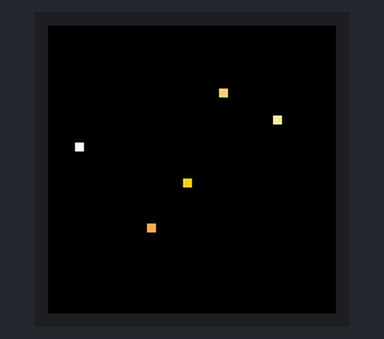
The sketch below on a simulated Arduino Uno, built with avr-gcc and run on an emulated ATmega328P. Parts: 32×32 colour display. Random numbers use the default seed unless the sketch sets one.

Above: at 1.83 s.
At 6.25 s:
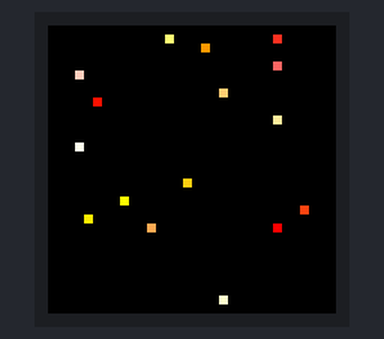
At 11.08 s:
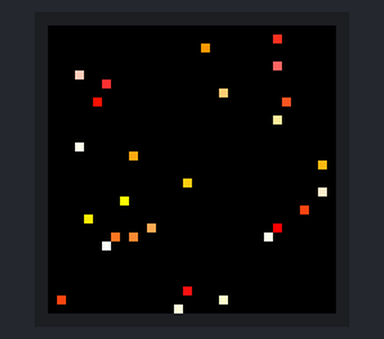
At 20.75 s:
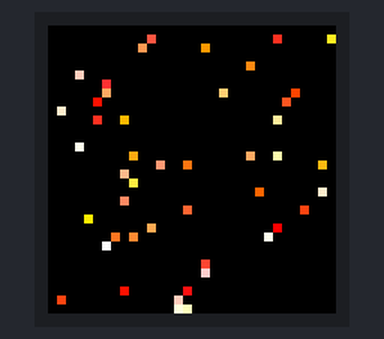
At 30.01 s:
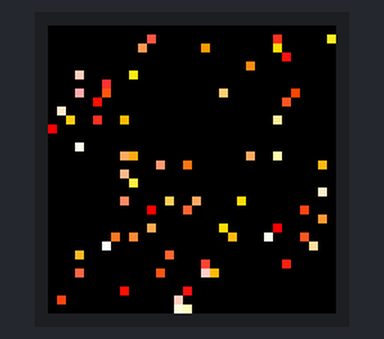
At 39.67 s:
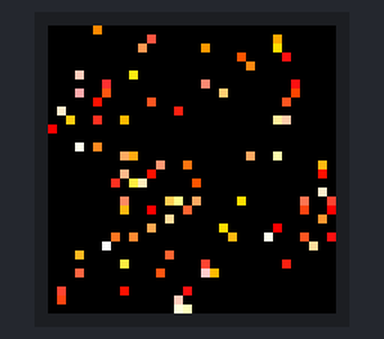

The sketch:

Straithe_StarField.ino
```cpp
// (licence header left out)
#include <Adafruit_GFX.h>   // Core graphics library
#include <RGBmatrixPanel.h> // Hardware-specific library
#include <stdlib.h>

// pinout for 32x32 matrix
#define CLK 11
#define OE  9
#define LAT 10
#define A   A0
#define B   A1
#define C   A2
#define D   A3

RGBmatrixPanel matrix(A, B, C, D, CLK, LAT, OE, false);

void setup()
{
  matrix.begin();
}


void colorPixels()
{
  int hue;
  int saturation;
  int x;
  int y;
  uint16_t color;

  hue = rand() % 255;
  saturation = rand() % 255;
  x = rand() % 32;
  y = rand() % 32;
  color = matrix.ColorHSV(hue, saturation, 255, true);
  matrix.drawPixel(x, y, color);
  delay(200);
}

void blankPixels()
{
  int x;
  int y;
  uint16_t color;

  x = rand() % 32;
  y = rand() % 32;
  color = matrix.ColorHSV(0, 0, 0, true);
  matrix.drawPixel(x, y, color);
  delay(200);
}

void loop()
{
 colorPixels();
 blankPixels();
}
```
